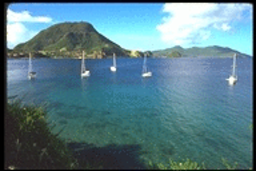
#> input picture S1/BIMA/TME/TME7/Base/Paysages67.png, 256 x 171 px, found by its file name; the run also reads 4 pictures not shown here
$ jupyter execute --allow-errors TME7.DurandKordon.ipynb   (older library calls are emulated)
#> lines starting #> are read from the running program, lines starting #| are printed output that depends on the picture
# Practical work 7: Color quantification and search by content

In this practical work session, we will:

- Develop a color based descriptor that can be applied to every image in a database
- Use this color descriptor to create a method that searches images by content: the goal is to find the images that are the most similar to a query.

[cell 1]
# Load useful library
from PIL import Image
import matplotlib.pyplot as plt
import numpy as np
import scipy.signal
import scipy.ndimage
from skimage.color import rgb2hsv, hsv2rgb

# Usefull functions
def setColors(nH, nS, nV):
    """ int**3 -> Array[nH*nS*nV,3]*Array[nH,nS,nV,3]
        computes an RGB palette from a sampling of HSV values
    """
    pal1 = np.zeros((nH*nS*nV, 3))
    pal2 = np.zeros((nH, nS, nV, 3))
    tH, tS, tV = 1/(2*nH), 1/(2*nS), 1/(2*nV)

    idx = 0
    for i in range(nH):
        for j in range(nS):
            for k in range(nV):
                HSVval = np.array([[[i/nH + tH, j/nS + tS, k/nV + tV]]])
                pal1[idx, :] = hsv2rgb(HSVval)*255
                pal2[i, j, k, :] = hsv2rgb(HSVval)*255
                idx += 1
    return pal1, pal2

def viewQuantizedImage(I,pal):
    """ Array*Array -> Array
        Display an indexed image with colors according to pal
    """
    Iview = np.empty(I.shape)
    n, m, c = I.shape
    for i in range(n):
        for j in range(m):
            h, s, v = I[i, j, :]
            Iview[i, j, :] = pal[ np.int(h), np.int(s), np.int(v), :]
    print( Iview.max())
    plt.imshow(Iview/255)
    plt.show()

def display5mainColors(histo, pal):
    """ Array*Array -> NoneType
        Display the 5 main colors in histo
    """
    idx = np.argsort(histo)
    idx = idx[::-1]
    K = 5
    for i in range (K):
        Ia = np.zeros((1, 1, 3), dtype=np.uint8)
        Ia[0,0,0] = pal[idx[i], 0]
        Ia[0,0,1] = pal[idx[i], 1]
        Ia[0,0,2] = pal[idx[i], 2]
        plt.subplot(1, K, i+1)
        plt.imshow(Ia)
        plt.axis('off')
    plt.show()

# [16 lines left out: function display20bestMatches, not called in this run]

## Exercise 1: HSV histogram computation

Each image of the base will be represented by its color histogram in the HSV representation. We use the HSV representation rather that the RGB representation because it is a perceptual color space: two colors that look similar will have close HSV vectors.

1) Write a function ```iv = quantize(v,K)``` that returns the quantize interval of `v` considering a uniform quantization of values over the range $[0,1]$ with `K` evenly spaced intervals. For a image value v=1, the function will return K-1.

[cell 2]
def quantize(I, k):
    """ float *int-> int
    """
    return k-1 if I==1 else int(I*k)
# You can test your function with the following lines:
h = np.zeros((8))
for i in range(256):
    h[quantize(i/256.,8)] += 1

print(h)
assert (h == 32*np.ones((8))).all()

[cell 3]
x = np.linspace(0,1,128)
plt.plot(x,[quantize(i,8) for i in x])

2) Write a function ```[Iq, histo] = quantificationImage(I,Nh,Ns,Nv)``` that takes as input one image I of size N x M x 3 in the HSV representation and the number of quantification interval needed for H, S and V.
    Your function will return:
 *    ```Iq```: the quantified image for each channel, of size N x M x 3
 *   ```hist```: a 3D histogram of size Nh x Ns x Nv that counts the number of pixel for each quantification bin (iH, iS, iV)

[cell 4]
def quantizeImage(I, nH, nS, nV):
    """ Array*int -> Array*Array
    """
    Iq = np.zeros(I.shape, "uint8")
    Iq[:,:,0] = np.vectorize(lambda x :quantize(x, nH))(I[:,:,0])
    Iq[:,:,1] = np.vectorize(lambda x :quantize(x, nS))(I[:,:,1])
    Iq[:,:,2] = np.vectorize(lambda x :quantize(x, nV))(I[:,:,2])
    hist = np.zeros((nH,nS,nV))

    for i in range(len(I)):
        for j in range(len(I[i])):
            NHi = quantize(I[i][j][0],nH)
            NSi = quantize(I[i][j][1],nS)
            NVi = quantize(I[i][j][2],nV)
            hist[NHi][NSi][NVi] += 1

    return Iq,hist

3) Write a function ```normalized_histo = NormalizeHistL2(histo)``` that applies a normalization on the histogram ```histo``` according to the L2 norm.
The L2 norm of x can be computed using the function ```numpy.linalg.norm(x,2)```

[cell 5]
def normalize(H):
    """ Array -> Array"""
    return H/np.linalg.norm(H,2)

5) Test of the HSV histogram on an image: Complete the following code with your functions in order to apply it on one of the images of the base. The code will follow the following steps:
   1. Open the image and convert it into HSV representation.
   2. Compute the color palette for the display using the given ```setColors(nH, nS, nV)``` function.
   3. Compute the quantization of the image then visualize the quantized image using ```viewQuantizedImage(I,pal) ```.
   4. Transform the 3D histogram into a 1D histogram, normalize it according to L2 norm then visualize it.
   5. Display the 5 most prevalent colors on the image using ```display5mainColors(histo, pal)```.

   You can try this on the image ```Paysages67.png```with ```nH = 12```, ```nS = 3```  and ```nV = 8``` and find a result similar to Figures 1, 2, 3, and 4.

<center>Figure 1: Paysage67.png</center>

<center>Figure 2: Paysage67.png quantized</center>

<center>Figure 3: Histogram of HSV image (288 bins)</center>

<center>Figure 4: 5 main colors</center>

[cell 6]
PathImage = './Base/Paysages67.png'  # to be completed
nom = ''  # to be completed

# quantization parameters
nH = 12
nS = 3
nV =8


filename= nom;
I = np.array(Image.open(PathImage + filename))
#> I is the input picture: shape (171, 256, 3); mean R, G, B 89.4, 125.4, 137
I = I / 255.  # I values range in [0,1]
plt.figure();
plt.imshow(I);
plt.show()

# conversion RGB->HSV
J = rgb2hsv(I)
#> J: shape (171, 256, 3) float64; mean of channels 0, 1, 2 0.483, 0.363, 0.55

# color palette computation
palette, palette2 = setColors( nH, nS , nV );

# Image quantization (your function)
Iq, histo = quantizeImage(J, nH, nS, nV)

# Visualisation of quantized image
viewQuantizedImage(Iq , palette2)
#| 239.0625
#> in viewQuantizedImage, `plt.show()`:
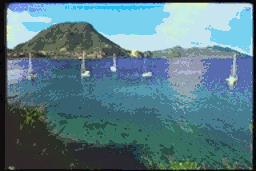
#> shown: shape (171, 256, 3) float64; mean R, G, B 0.345, 0.483, 0.526

# flat a 3D histogram to 1D
histo = histo.flat

# Histogram normalization (your function)
histo = normalize(histo)
#> histo = 288 values, max 0.455 at index 156, min 0 at index 4, mean 0.0154

plt.figure()
plt.plot(histo)
plt.show()

## Determine 5 more frequent colors
idx_most_prevalent = (-histo).argsort()[:5]
#> idx_most_prevalent = [156, 155, 159, 131, 151]
hsv_most_prevalent = [np.unravel_index(idx,( nH, nS , nV )) for idx in idx_most_prevalent]
#> hsv_most_prevalent = [(6, 1, 4), (6, 1, 3), (6, 1, 7), (5, 1, 3), (6, 0, 7)]

display5mainColors(histo, palette)
#> in display5mainColors, `idx = np.argsort(histo)`: idx = 288 values, max 287 at index 108, min 0 at index 277, mean 143.5
#> in display5mainColors, `idx = idx[::-1]`: idx = 288 values, max 287 at index 179, min 0 at index 10, mean 143.5
#> in display5mainColors, `plt.show()`:
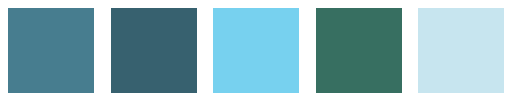
#> figure drawn by matplotlib, 5 panels

print(hsv_most_prevalent)
#| [(6, 1, 4), (6, 1, 3), (6, 1, 7), (5, 1, 3), (6, 0, 7)]

6) Change the values of ```nH```, ```nS```  and ```nV``` and analyze the results. You can try with other images in the base.

[cell 7]
PathImage = './Base/Paysages67.png'  # to be completed
nom = ''  # to be completed

# quantization parameters

nH = 12
nS = 3
nV = 4

filename= nom;
I = np.array(Image.open(PathImage + filename))
I = I / 255.  # I values range in [0,1]
plt.figure();
plt.imshow(I);
plt.show()

# conversion RGB->HSV
J = rgb2hsv(I)

# color palette computation
palette, palette2 = setColors( nH, nS , nV );

# Image quantization (your function)
Iq, histo = quantizeImage(J, nH, nS, nV)

# Visualisation of quantized image
viewQuantizedImage(Iq , palette2)
#| 223.125

# flat a 3D histogram to 1D
histo = histo.flat

# Histogram normalization (your function)
histo = normalize(histo)
#> histo = 144 values, max 0.522 at index 78, min 0 at index 2, mean 0.0263

plt.figure()
plt.plot(histo)
plt.show()
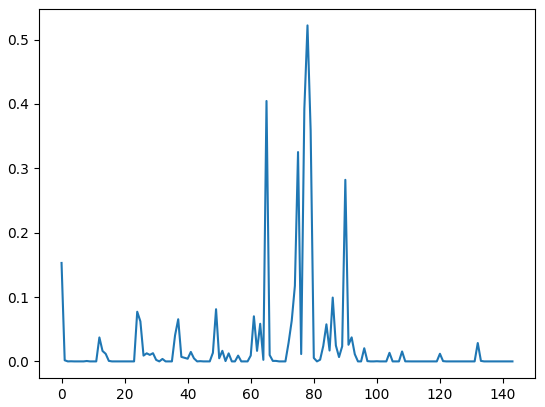
#> figure drawn by matplotlib, 1 panel; curve peaks at x = 78, y = 0.522

## Determine 5 more frequent colors
idx_most_prevalent = (-histo).argsort()[:5]
#> idx_most_prevalent = [78, 65, 77, 79, 75]
hsv_most_prevalent = [np.unravel_index(idx,( nH, nS , nV )) for idx in idx_most_prevalent]
#> hsv_most_prevalent = [(6, 1, 2), (5, 1, 1), (6, 1, 1), (6, 1, 3), (6, 0, 3)]

display5mainColors(histo, palette)
#> in display5mainColors (call 2), `idx = np.argsort(histo)`: idx = 144 values, max 143 at index 47, min 0 at index 137, mean 71.5
#> in display5mainColors (call 2), `idx = idx[::-1]`: idx = 144 values, max 143 at index 96, min 0 at index 6, mean 71.5
#> in display5mainColors (call 2), `plt.show()`:
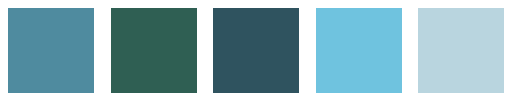
#> figure drawn by matplotlib, 5 panels

print(hsv_most_prevalent)
#| [(6, 1, 2), (5, 1, 1), (6, 1, 1), (6, 1, 3), (6, 0, 3)]

[cell 8]
PathImage = './Base/Paysages5.png'  # to be completed
nom = ''  # to be completed

# quantization parameters

nH = 3
nS = 3
nV = 8

filename= nom;
#> (the rest of this cell did not finish here and is left out)

[cell 9]
PathImage = './Base/Paysages5.png'  # to be completed
#> PathImage = './Base/Paysages5.png'
nom = ''  # to be completed

# quantization parameters

nH = 12
nS = 3
nV = 3

filename= nom;
#> (the rest of this cell did not finish here and is left out)

[cell 10]
PathImage = './Base/Paysages5.png'  # to be completed
nom = ''  # to be completed

# quantization parameters


nH = 6
nS = 1
nV = 2

filename= nom;
#> (the rest of this cell did not finish here and is left out)

7) What can you say about the results?

Sur la dernière image quelque chose est clair. Plus la quantité totale de valeur faite avec la multiplication de $nH*nV*nS$ est petite, plus la classification de l'image sera mauvaise.

Il y a aussi quelque chose d'étrange dans le graphique et la sortie couleur. Dans le graphique, il y a toujours un pic au même endroit et la couleur récupérée change en fonction du nombre de teinte, de saturation et de luminosité.

## Exercise 2: Similarity between images:

In this exercice, we will compute a measure of similarity between two images from the normalized histogram. This measure of similarity will be used in order to find images that are the most similar to a given image.

### Question 2.1:  Computation of the histograms for the whole base

Complete the following script to compute the histograms for every image in the base. As the computation can take a lot of time, we will do it only one time and store the result in ```ListHisto.mat```. The results will be stored as a ```N x M``` array ```listHisto``` with ```N = 1040``` and ```M = nH x nS x nV ```. We will also save the names of the images as ```listImage```

Set ```bcomputed = False``` for the first run to compute the database histograms and then set it to 1.

[cell 11]
import os
from scipy.io.matlab.mio import loadmat, savemat

##### pour une raison que j'ignore mon dataset n'est pas trie

pathImage = './Base/'
#> pathImage = './Base/'
NomImageBase = os.listdir(pathImage)
#> NomImageBase = ['Aeriennes18.png', 'Aeriennes25.png', 'Avions32.png', 'Paysages67.png']
pathDescriptors = './'

# Quantization HSV
nH = 12
nS = 3
nV = 8

bcomputed = True # Set to False to compute the histogramm database

if not bcomputed:
    listHisto = []
    print('Histogram database computation ... it may take a while ...')
    for imageName in listImage:
        if os.path.isfile(pathImage+imageName) and imageName[-4:] == '.png':
            print( imageName)
            # read image
            I = np.array(Image.open(pathImage+imageName)) / 255.

            # conversion RGB->HSV
            J = rgb2hsv(I);
            # Image quantization (your function tested in Exo 1)
            _,histo = quantizeImage(J, nH, nS, nV)

            # flat a 3D histogram in 1D
            histo = histo.flatten()

            # Normalize histogramme (your function tested in Exo 1)
            listHisto.append(normalize(histo))

    print(len(listHisto), "histograms computed")
    nomList = pathDescriptors+'ListHisto.mat'
    savemat(nomList, {'listHisto': np.array(listHisto),
                      'listImage': np.array(listImage)})
else:
    print("Histogram database computation already done.")

### Question 2.2: Computation of the similarity between every images in the base.

   1. Write a function ```similarityMatrix()``` or a script that performs the similarity computation for every pair of images in the base from the histograms stored in ```listHisto``` and store the result in a ```1024 x 1024``` matrix ```S```. It is possible to make the operation much faster by using only one matrix operation.

[cell 12]
from scipy.spatial import distance_matrix
#> (the rest of this cell did not finish here and is left out)

2. Display the matrix `S`  as an image. What can we say about this it ?

#> (a cell that did not finish here is left out)

Your answer: Cela ressemble a une matrice de confusion en Statistique

3. Assuming `S` is already computed and using function `display20bestMatches()`, test on the image `Liontigre1.png` (indexQuery = 349). You should obtain something similar to Figure 5.

<center>Figure 5: 20 best matches of image 'Liontigre1.png'</center>

[cell 14]
for i,x in enumerate(NomImageBase):
    if np.char.equal(x,np.str('Liontigre1.png')):
        print(i)
#> this loop made 4 passes
#> x on passes 1 to 4: 'Aeriennes18.png', 'Aeriennes25.png', 'Avions32.png', 'Paysages67.png'

[cell 15]
indexQuery = 537
#> (the rest of this cell did not finish here and is left out)

4. Assuming `S` is already computed, generate a random query (an integer in range $[0, 1030]$), and display the 20 best matches.

[cell 16]
indexQuery=np.random.randint(1030)
#> (the rest of this cell did not finish here and is left out)

5. What can you say about the results ? What are the limitations and the advantages of this method ?

 Le résultat correspond à ce que l'on peut attendre.
 En effet, la similarité est seulement basée sur la couleur (l'histogramme) de l'image sans prendre autre
 chose en compte (donc ni les formes, ni les contours, ni même la position spatial des éléments dans l'image).

Ainsi, une image avec du ciel (i.e beaucoup de bleu) sera associé à des images ayant beaucoup de bleu
donc des images contenant du ciel ou de la mer par exemple.

 L'avantage de cette méthode est la simplificité à mettre en place et à comprendre le fonctionnement
 (ainsi qu'à l'expliquer aux autres). Elle permet aussi un premier tri rapide.
Le désavantage est l'imprécision de cette méthode qui ne permet pas une mesure précise de la similarité
 des images pour ce qui concerne le contenu (formes, position dans l'image...)

# Exercice Supplementaire 1  descipteur Hog avec la bibliotheque Skimage

HOG (Histogramme des gradients orientés) est un descripteur de caractéristiques utilisé en vision par ordinateur et en traitement numérique des images pour la détection des objets.

HOG utilise la distribution (histogrammes) des directions des gradients comme caractéristiques sur lesquelles la classification est effectuée.

Je vais montrer les resultats de ce descripteur via la bibliotheque skimage

[cell 17]
from skimage.io import imread, imshow
from skimage.transform import resize
from skimage.feature import hog
from skimage import exposure
import matplotlib.pyplot as plt

[cell 18]
Image = imread('Metal.jpg')
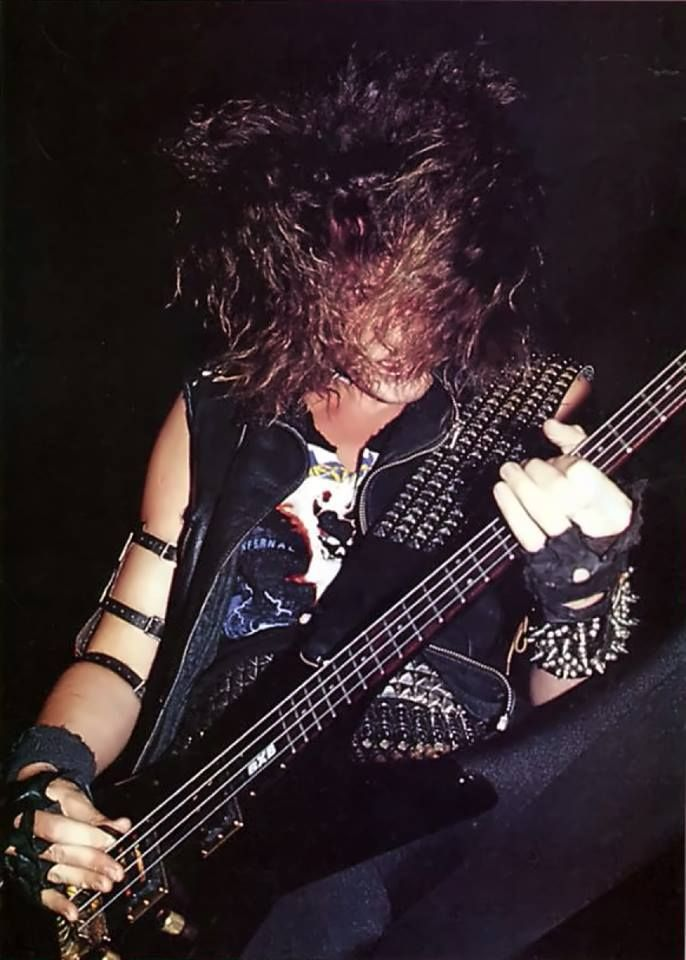
#> input picture S1/BIMA/TME7/Metal.jpg, 686 x 960 px
#> Image is the input picture: shape (960, 686, 3); mean R, G, B 53.2, 40.5, 45
imshow(Image)
print(Image.shape)
#| (960, 686, 3)

[cell 19]
Imagemod = resize(Image, (128,64))
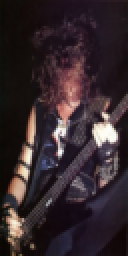
#> Imagemod: shape (128, 64, 3) float64 (shown 2 times larger); mean R, G, B 0.209, 0.159, 0.176
imshow(Imagemod)
print(Imagemod.shape)
#| (128, 64, 3)

Les orientations sont le nombre de godets que nous voulons créer. Comme je veux avoir une matrice 9 x 1, je vais définir les orientations à 9

Pixels_par_cellule définit la taille de la cellule pour laquelle nous créons les histogrammes. Dans l'exemple, j'ai utilisé des cellules 8 x 8 et ici je vais définir la même valeur.

cells_per_block est la taille du bloc sur lequel nous normalisons l'histogramme. Ici, nous mentionnons les cellules par blocs et non le nombre de pixels. Ainsi, au lieu d'écrire 16 x 16, nous utiliserons ici 2 x 2.

[cell 20]
# exemple avec une image avec une grande image
fd, hog_image = hog(Image, orientations=9, pixels_per_cell=(8, 8),
                    cells_per_block=(2, 2), visualize=True, multichannel=True)
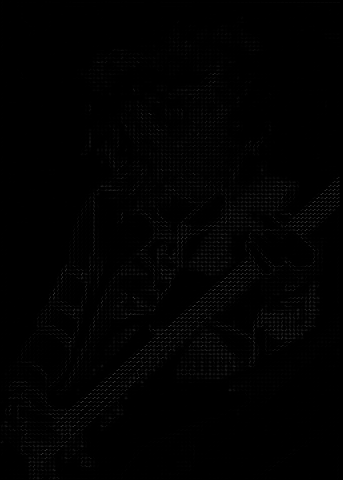
#> hog_image: shape (960, 686) float64 (shown at 1/2 size); min 0, max 116.8, mean 1.6

[cell 21]
fig, (ax1, ax2) = plt.subplots(1, 2, figsize=(16, 8), sharex=True, sharey=True)

ax1.imshow(Image, cmap=plt.cm.gray)
ax1.set_title('Image d\'entree')

hog_image_rescaled = exposure.rescale_intensity(hog_image, in_range=(0, 10))
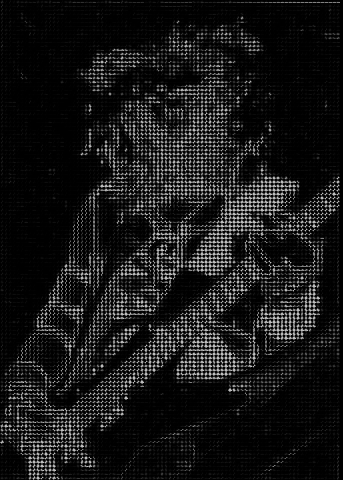
#> hog_image_rescaled: shape (960, 686) float64 (shown at 1/2 size); min 0, max 1, mean 0.0921

ax2.imshow(hog_image_rescaled, cmap=plt.cm.gray)
ax2.set_title('Histogramme du gradient')
plt.show()

[cell 22]
# observation sur une image plus petite pour mieux observer l'histogramme du gradient
fd, hog_image = hog(Imagemod, orientations=9, pixels_per_cell=(8, 8),
                    cells_per_block=(2, 2), visualize=True, multichannel=True)
#> fd = 3780 values, max 0.728 at index 1539, min 0 at index 171, mean 0.132

[cell 23]
fig, (ax1, ax2) = plt.subplots(1, 2, figsize=(16, 8), sharex=True, sharey=True)

ax1.imshow(Imagemod, cmap=plt.cm.gray)
ax1.set_title('Image d\'entree')

hog_image_rescaled = exposure.rescale_intensity(hog_image, in_range=(0, 10))
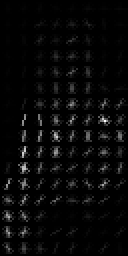
#> hog_image_rescaled: shape (128, 64) float64 (shown 2 times larger); min 0, max 0.0312, mean 0.00102; drawn with min black and max white
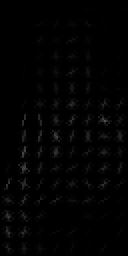
#> hog_image: shape (128, 64) float64 (shown 2 times larger); min 0, max 0.312, mean 0.0102

ax2.imshow(hog_image_rescaled, cmap=plt.cm.gray)
ax2.set_title('Histogramme du gradient')
plt.show()
#> (the rest of the program and of its run is left out)
